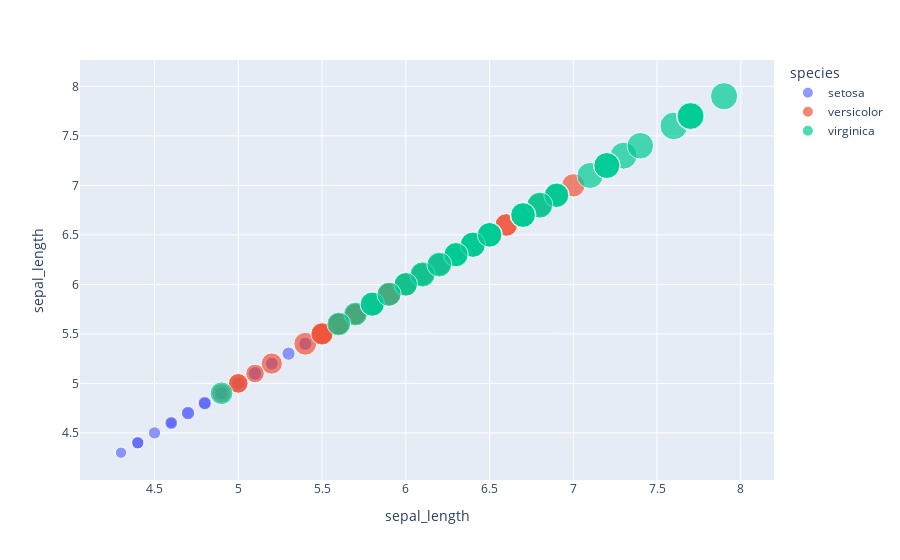

Source (notebook cell):
### Code cell
fig.show()

### Figure 1 — Plotly figure (JSON) as saved in the notebook; plotly's stock layout.template omitted (floating-point values rounded to 4 significant figures)
{"data": [{"hovertemplate": "species=setosa<br>sepal_length=%{y}<br>petal_length=%{marker.size}<extra></extra>", "legendgroup": "setosa", "marker": {"color": "#636efa", "size": [1.4, 1.4, 1.3, 1.5, 1.4, 1.7, 1.4, 1.5, 1.4, 1.5, 1.5, 1.6, 1.4, 1.1, 1.2, 1.5, 1.3, 1.4, 1.7, 1.5, 1.7, 1.5, 1, 1.7, 1.9, 1.6, 1.6, 1.5, 1.4, 1.6, 1.6, 1.5, 1.5, 1.4, 1.5, 1.2, 1.3, 1.5, 1.3, 1.5, 1.3, 1.3, 1.3, 1.6, 1.9, 1.4, 1.6, 1.4, 1.5, 1.4], "sizemode": "area", "sizeref": 0.01725, "symbol": "circle"}, "mode": "markers", "name": "setosa", "orientation": "v", "showlegend": true, "type": "scatter", "x": [5.1, 4.9, 4.7, 4.6, 5, 5.4, 4.6, 5, 4.4, 4.9, 5.4, 4.8, 4.8, 4.3, 5.8, 5.7, 5.4, 5.1, 5.7, 5.1, 5.4, 5.1, 4.6, 5.1, 4.8, 5, 5, 5.2, 5.2, 4.7, 4.8, 5.4, 5.2, 5.5, 4.9, 5, 5.5, 4.9, 4.4, 5.1, 5, 4.5, 4.4, 5, 5.1, 4.8, 5.1, 4.6, 5.3, 5], "xaxis": "x", "y": [5.1, 4.9, 4.7, 4.6, 5, 5.4, 4.6, 5, 4.4, 4.9, 5.4, 4.8, 4.8, 4.3, 5.8, 5.7, 5.4, 5.1, 5.7, 5.1, 5.4, 5.1, 4.6, 5.1, 4.8, 5, 5, 5.2, 5.2, 4.7, 4.8, 5.4, 5.2, 5.5, 4.9, 5, 5.5, 4.9, 4.4, 5.1, 5, 4.5, 4.4, 5, 5.1, 4.8, 5.1, 4.6, 5.3, 5], "yaxis": "y"}, {"hovertemplate": "species=versicolor<br>sepal_length=%{y}<br>petal_length=%{marker.size}<extra></extra>", "legendgroup": "versicolor", "marker": {"color": "#EF553B", "size": [4.7, 4.5, 4.9, 4, 4.6, 4.5, 4.7, 3.3, 4.6, 3.9, 3.5, 4.2, 4, 4.7, 3.6, 4.4, 4.5, 4.1, 4.5, 3.9, 4.8, 4, 4.9, 4.7, 4.3, 4.4, 4.8, 5, 4.5, 3.5, 3.8, 3.7, 3.9, 5.1, 4.5, 4.5, 4.7, 4.4, 4.1, 4, 4.4, 4.6, 4, 3.3, 4.2, 4.2, 4.2, 4.3, 3, 4.1], "sizemode": "area", "sizeref": 0.01725, "symbol": "circle"}, "mode": "markers", "name": "versicolor", "orientation": "v", "showlegend": true, "type": "scatter", "x": [7, 6.4, 6.9, 5.5, 6.5, 5.7, 6.3, 4.9, 6.6, 5.2, 5, 5.9, 6, 6.1, 5.6, 6.7, 5.6, 5.8, 6.2, 5.6, 5.9, 6.1, 6.3, 6.1, 6.4, 6.6, 6.8, 6.7, 6, 5.7, 5.5, 5.5, 5.8, 6, 5.4, 6, 6.7, 6.3, 5.6, 5.5, 5.5, 6.1, 5.8, 5, 5.6, 5.7, 5.7, 6.2, 5.1, 5.7], "xaxis": "x", "y": [7, 6.4, 6.9, 5.5, 6.5, 5.7, 6.3, 4.9, 6.6, 5.2, 5, 5.9, 6, 6.1, 5.6, 6.7, 5.6, 5.8, 6.2, 5.6, 5.9, 6.1, 6.3, 6.1, 6.4, 6.6, 6.8, 6.7, 6, 5.7, 5.5, 5.5, 5.8, 6, 5.4, 6, 6.7, 6.3, 5.6, 5.5, 5.5, 6.1, 5.8, 5, 5.6, 5.7, 5.7, 6.2, 5.1, 5.7], "yaxis": "y"}, {"hovertemplate": "species=virginica<br>sepal_length=%{y}<br>petal_length=%{marker.size}<extra></extra>", "legendgroup": "virginica", "marker": {"color": "#00cc96", "size": [6, 5.1, 5.9, 5.6, 5.8, 6.6, 4.5, 6.3, 5.8, 6.1, 5.1, 5.3, 5.5, 5, 5.1, 5.3, 5.5, 6.7, 6.9, 5, 5.7, 4.9, 6.7, 4.9, 5.7, 6, 4.8, 4.9, 5.6, 5.8, 6.1, 6.4, 5.6, 5.1, 5.6, 6.1, 5.6, 5.5, 4.8, 5.4, 5.6, 5.1, 5.1, 5.9, 5.7, 5.2, 5, 5.2, 5.4, 5.1], "sizemode": "area", "sizeref": 0.01725, "symbol": "circle"}, "mode": "markers", "name": "virginica", "orientation": "v", "showlegend": true, "type": "scatter", "x": [6.3, 5.8, 7.1, 6.3, 6.5, 7.6, 4.9, 7.3, 6.7, 7.2, 6.5, 6.4, 6.8, 5.7, 5.8, 6.4, 6.5, 7.7, 7.7, 6, 6.9, 5.6, 7.7, 6.3, 6.7, 7.2, 6.2, 6.1, 6.4, 7.2, 7.4, 7.9, 6.4, 6.3, 6.1, 7.7, 6.3, 6.4, 6, 6.9, 6.7, 6.9, 5.8, 6.8, 6.7, 6.7, 6.3, 6.5, 6.2, 5.9], "xaxis": "x", "y": [6.3, 5.8, 7.1, 6.3, 6.5, 7.6, 4.9, 7.3, 6.7, 7.2, 6.5, 6.4, 6.8, 5.7, 5.8, 6.4, 6.5, 7.7, 7.7, 6, 6.9, 5.6, 7.7, 6.3, 6.7, 7.2, 6.2, 6.1, 6.4, 7.2, 7.4, 7.9, 6.4, 6.3, 6.1, 7.7, 6.3, 6.4, 6, 6.9, 6.7, 6.9, 5.8, 6.8, 6.7, 6.7, 6.3, 6.5, 6.2, 5.9], "yaxis": "y"}], "layout": {"legend": {"itemsizing": "constant", "title": {"text": "species"}, "tracegroupgap": 0}, "margin": {"t": 60}, "xaxis": {"anchor": "y", "domain": [0, 1], "title": {"text": "sepal_length"}}, "yaxis": {"anchor": "x", "domain": [0, 1], "title": {"text": "sepal_length"}}}}
